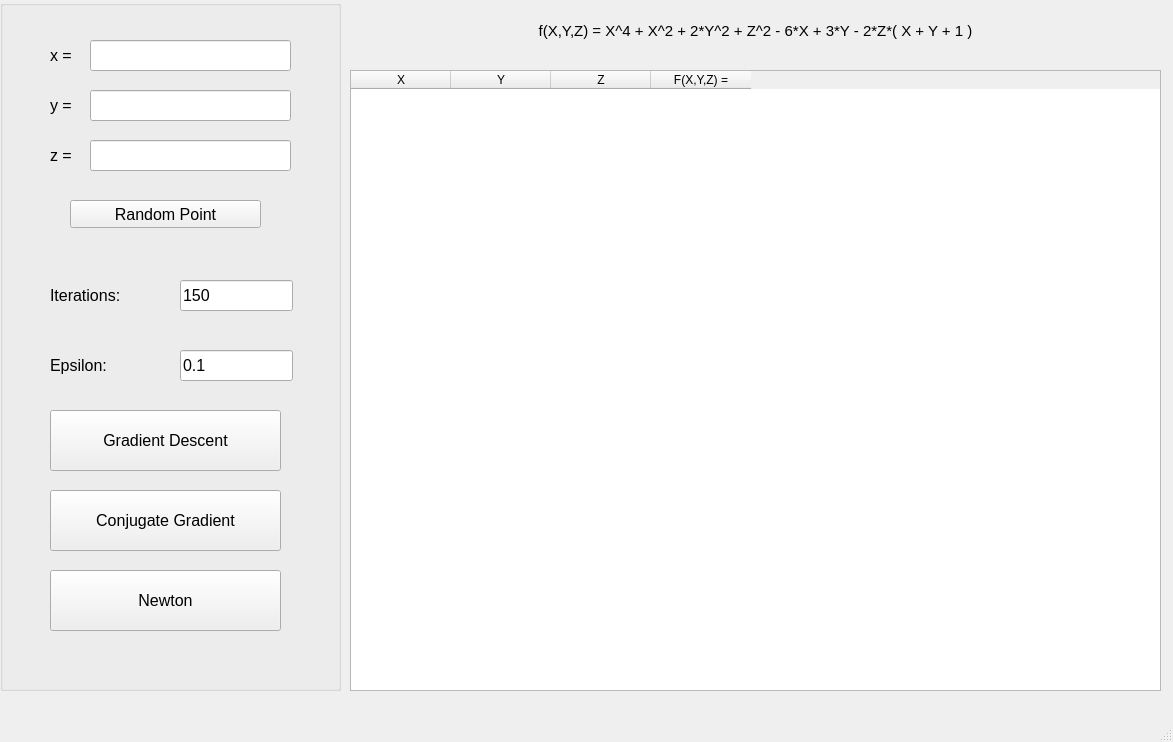
<?xml version="1.0" encoding="UTF-8"?>
<ui version="4.0">
 <class>MainWindow</class>
 <widget class="QMainWindow" name="MainWindow">
  <property name="geometry">
   <rect>
    <x>0</x>
    <y>0</y>
    <width>1173</width>
    <height>742</height>
   </rect>
  </property>
  <property name="windowTitle">
   <string>MainWindow</string>
  </property>
  <widget class="QWidget" name="centralwidget">
   <widget class="QGroupBox" name="groupBox">
    <property name="geometry">
     <rect>
      <x>0</x>
      <y>0</y>
      <width>341</width>
      <height>691</height>
     </rect>
    </property>
    <property name="font">
     <font>
      <pointsize>12</pointsize>
     </font>
    </property>
    <property name="title">
     <string/>
    </property>
    <property name="alignment">
     <set>Qt::AlignCenter</set>
    </property>
    <widget class="QLabel" name="label">
     <property name="geometry">
      <rect>
       <x>50</x>
       <y>40</y>
       <width>41</width>
       <height>31</height>
      </rect>
     </property>
     <property name="text">
      <string>x = </string>
     </property>
    </widget>
    <widget class="QLabel" name="label_2">
     <property name="geometry">
      <rect>
       <x>50</x>
       <y>90</y>
       <width>31</width>
       <height>31</height>
      </rect>
     </property>
     <property name="text">
      <string>y = </string>
     </property>
    </widget>
    <widget class="QLabel" name="label_3">
     <property name="geometry">
      <rect>
       <x>50</x>
       <y>140</y>
       <width>31</width>
       <height>31</height>
      </rect>
     </property>
     <property name="text">
      <string>z = </string>
     </property>
    </widget>
    <widget class="QLineEdit" name="X">
     <property name="geometry">
      <rect>
       <x>90</x>
       <y>40</y>
       <width>201</width>
       <height>31</height>
      </rect>
     </property>
    </widget>
    <widget class="QLineEdit" name="Y">
     <property name="geometry">
      <rect>
       <x>90</x>
       <y>90</y>
       <width>201</width>
       <height>31</height>
      </rect>
     </property>
    </widget>
    <widget class="QLineEdit" name="Z">
     <property name="geometry">
      <rect>
       <x>90</x>
       <y>140</y>
       <width>201</width>
       <height>31</height>
      </rect>
     </property>
    </widget>
    <widget class="QLabel" name="label_5">
     <property name="geometry">
      <rect>
       <x>50</x>
       <y>280</y>
       <width>101</width>
       <height>31</height>
      </rect>
     </property>
     <property name="text">
      <string>Iterations:</string>
     </property>
    </widget>
    <widget class="QLineEdit" name="iter">
     <property name="geometry">
      <rect>
       <x>180</x>
       <y>280</y>
       <width>113</width>
       <height>31</height>
      </rect>
     </property>
     <property name="text">
      <string>150</string>
     </property>
    </widget>
    <widget class="QLabel" name="label_6">
     <property name="geometry">
      <rect>
       <x>50</x>
       <y>350</y>
       <width>91</width>
       <height>31</height>
      </rect>
     </property>
     <property name="text">
      <string>Epsilon:</string>
     </property>
    </widget>
    <widget class="QLineEdit" name="e">
     <property name="geometry">
      <rect>
       <x>180</x>
       <y>350</y>
       <width>113</width>
       <height>31</height>
      </rect>
     </property>
     <property name="text">
      <string>0.1</string>
     </property>
    </widget>
    <widget class="QPushButton" name="GD">
     <property name="geometry">
      <rect>
       <x>50</x>
       <y>410</y>
       <width>231</width>
       <height>61</height>
      </rect>
     </property>
     <property name="text">
      <string>Gradient Descent</string>
     </property>
    </widget>
    <widget class="QPushButton" name="CG">
     <property name="geometry">
      <rect>
       <x>50</x>
       <y>490</y>
       <width>231</width>
       <height>61</height>
      </rect>
     </property>
     <property name="text">
      <string>Conjugate Gradient</string>
     </property>
    </widget>
    <widget class="QPushButton" name="N">
     <property name="geometry">
      <rect>
       <x>50</x>
       <y>570</y>
       <width>231</width>
       <height>61</height>
      </rect>
     </property>
     <property name="text">
      <string>Newton</string>
     </property>
    </widget>
    <widget class="QPushButton" name="RP">
     <property name="geometry">
      <rect>
       <x>70</x>
       <y>200</y>
       <width>191</width>
       <height>28</height>
      </rect>
     </property>
     <property name="text">
      <string>Random Point</string>
     </property>
    </widget>
   </widget>
   <widget class="QLabel" name="label_4">
    <property name="geometry">
     <rect>
      <x>360</x>
      <y>10</y>
      <width>791</width>
      <height>41</height>
     </rect>
    </property>
    <property name="font">
     <font>
      <pointsize>11</pointsize>
     </font>
    </property>
    <property name="text">
     <string>f(X,Y,Z) = X^4 + X^2 + 2*Y^2 + Z^2 - 6*X + 3*Y - 2*Z*( X + Y + 1 )</string>
    </property>
    <property name="alignment">
     <set>Qt::AlignCenter</set>
    </property>
   </widget>
   <widget class="QTableWidget" name="tableResult">
    <property name="geometry">
     <rect>
      <x>350</x>
      <y>70</y>
      <width>811</width>
      <height>621</height>
     </rect>
    </property>
    <property name="rowCount">
     <number>0</number>
    </property>
    <property name="columnCount">
     <number>4</number>
    </property>
    <column>
     <property name="text">
      <string>X</string>
     </property>
    </column>
    <column>
     <property name="text">
      <string>Y</string>
     </property>
    </column>
    <column>
     <property name="text">
      <string>Z</string>
     </property>
    </column>
    <column>
     <property name="text">
      <string>F(X,Y,Z) =</string>
     </property>
    </column>
   </widget>
  </widget>
  <widget class="QMenuBar" name="menubar">
   <property name="geometry">
    <rect>
     <x>0</x>
     <y>0</y>
     <width>1173</width>
     <height>26</height>
    </rect>
   </property>
  </widget>
  <widget class="QStatusBar" name="statusbar"/>
 </widget>
 <resources/>
 <connections/>
</ui>
